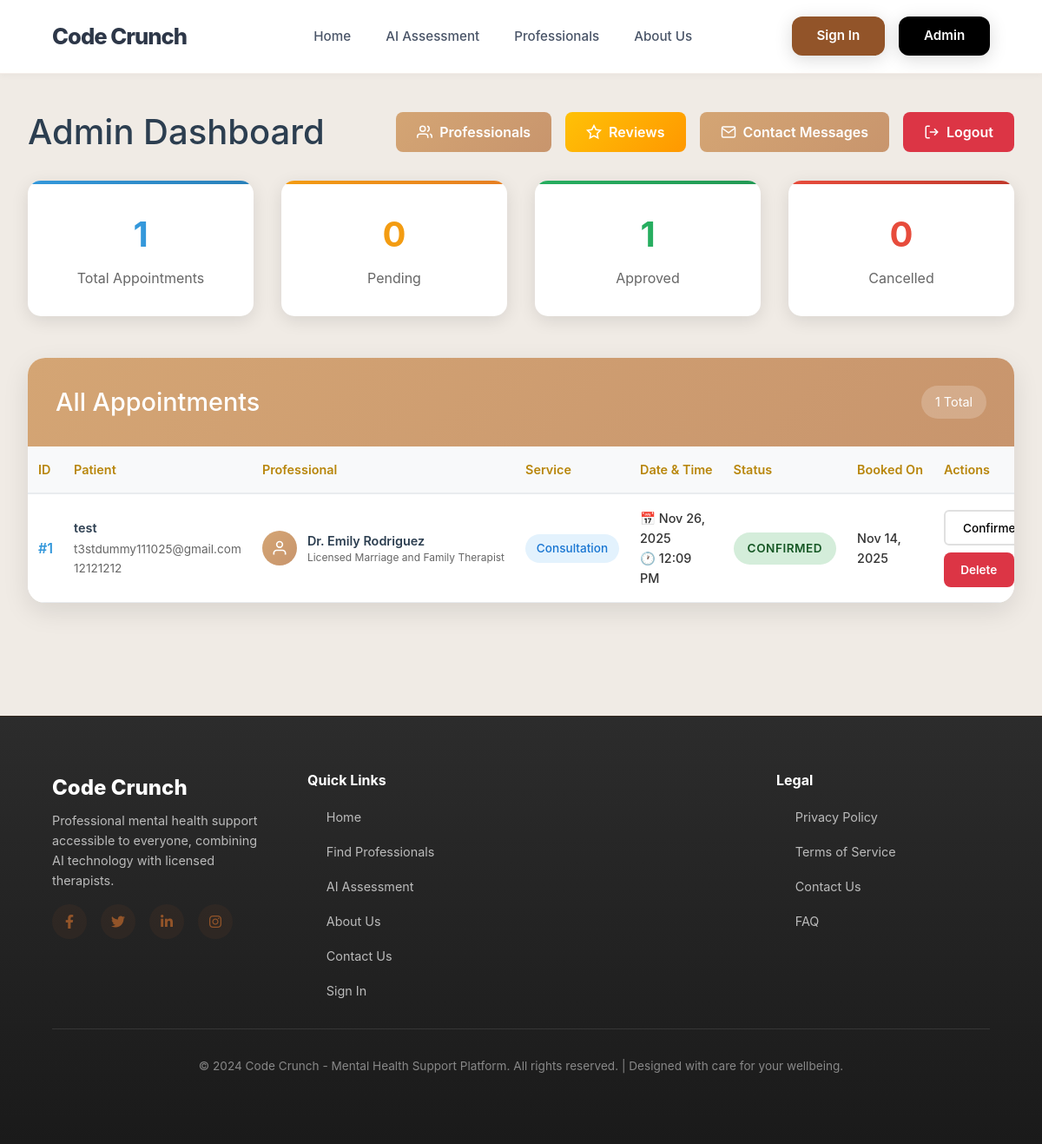
Before: /admin/dashboard (signed in) with the older database file.
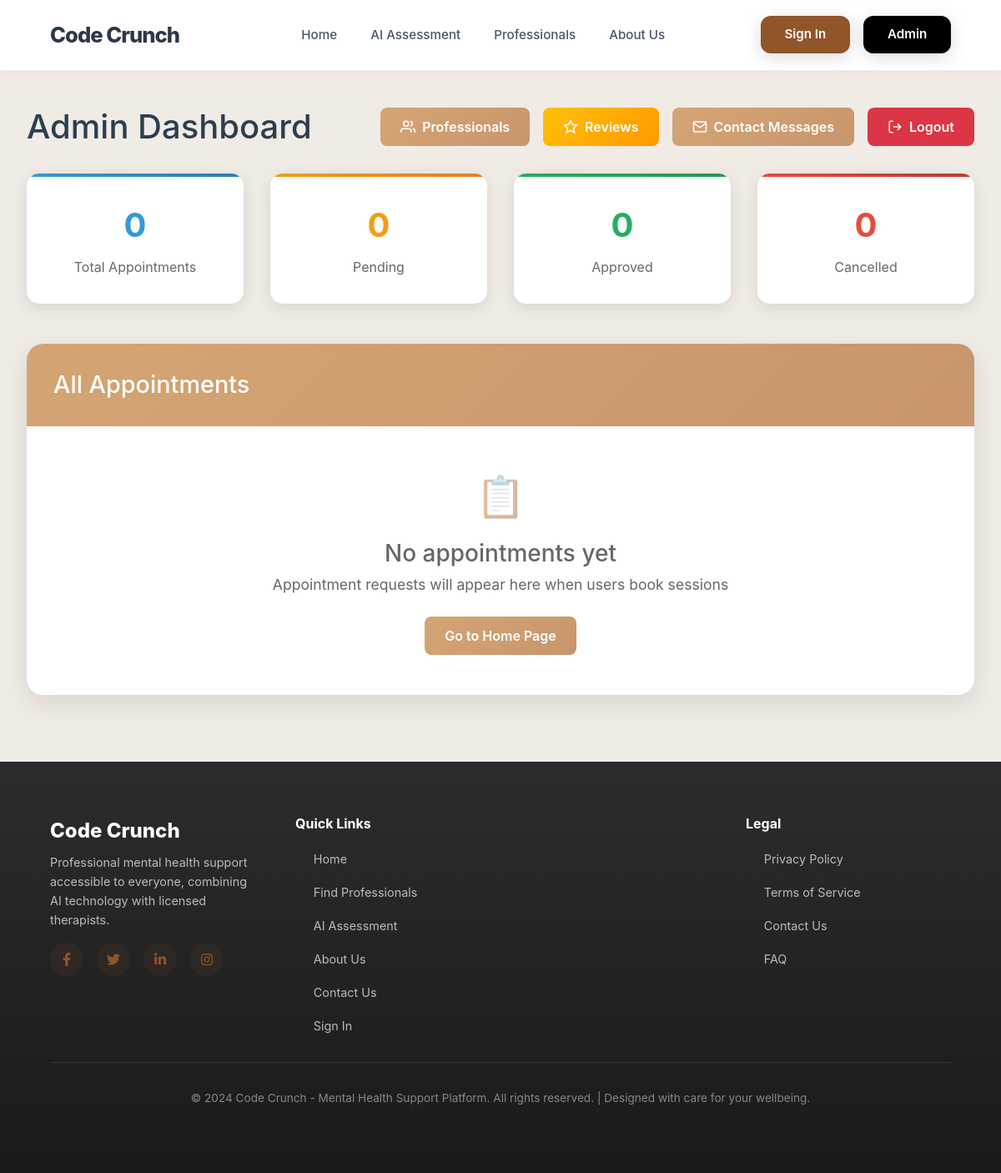
After: the same page with the newer database file.
### models.py (models this page shows, shortened)
class Appointment(db.Model):
    id = db.Column(db.Integer, primary_key=True)
    user_id = db.Column(db.Integer, db.ForeignKey('user.id'), nullable=True)
    user_name = db.Column(db.String(100), nullable=False)
    user_email = db.Column(db.String(120), nullable=False)
    user_phone = db.Column(db.String(20), nullable=False)
    professional_id = db.Column(db.Integer, db.ForeignKey('professional.id'), nullable=False)
    service = db.Column(db.String(100), nullable=False)
    date = db.Column(db.Date, nullable=False)
    time = db.Column(db.Time, nullable=False)
    duration = db.Column(db.Integer, default=60)  # in minutes
    message = db.Column(db.Text, nullable=True)
    status = db.Column(db.String(20), default='Pending')  # Pending, Confirmed, Completed, Cancelled
    payment_status = db.Column(db.String(20), default='Unpaid')  # Unpaid, Paid, Refunded
    amount = db.Column(db.Float, default=0.0)
    confirmation_sent = db.Column(db.Boolean, default=False)
    reminder_sent = db.Column(db.Boolean, default=False)
    created_at = db.Column(db.DateTime, default=datetime.utcnow)
    updated_at = db.Column(db.DateTime, default=datetime.utcnow, onupdate=datetime.utcnow)
    review = db.relationship('Review', backref='appointment', uselist=False, lazy=True)

class Professional(db.Model):
    id = db.Column(db.Integer, primary_key=True)
    name = db.Column(db.String(100), nullable=False)
    title = db.Column(db.String(100), nullable=False)
    specialization = db.Column(db.String(200), nullable=False)
    bio = db.Column(db.Text, nullable=False)
    experience_years = db.Column(db.Integer, nullable=False)
    education = db.Column(db.Text, nullable=False)
    languages = db.Column(db.String(200), nullable=False)
    image_url = db.Column(db.String(200), default='default-avatar.jpg')
    available_days = db.Column(db.String(200), nullable=False)
    consultation_fee = db.Column(db.Float, default=0.0)
    session_duration = db.Column(db.Integer, default=60)  # in minutes
    rating = db.Column(db.Float, default=5.0)
    total_reviews = db.Column(db.Integer, default=0)
    is_active = db.Column(db.Boolean, default=True)
    created_at = db.Column(db.DateTime, default=datetime.utcnow)
    appointments = db.relationship('Appointment', backref='professional', lazy=True)
    reviews = db.relationship('Review', backref='professional', lazy=True)
    time_slots = db.relationship('TimeSlot', backref='professional', lazy=True, cascade='all, delete-orphan')

### app.py (the view)
@app.route('/admin/dashboard')
def admin_dashboard():
    if not session.get('admin'):
        return redirect(url_for('admin_login'))
    appointments = Appointment.query.order_by(
        Appointment.date.asc(),
        Appointment.time.asc()
    ).all()
    return render_template('admin/admin_dashboard.html', appointments=appointments)

### templates/admin/admin_dashboard.html (shortened to what this page needs)
{% extends "layout.html" %}
{% block content %}
<div class="admin-page">
    <div class="container">
        <div class="dashboard-header">
            <div class="page-title">
                <h1>Admin Dashboard</h1>
            </div>
            <div class="header-actions">
                <a href="{{ url_for('admin_professionals') }}" class="btn btn-primary">
                    <svg viewBox="0 0 24 24" fill="none" stroke="currentColor" stroke-width="2">
                        <path d="M17 21v-2a4 4 0 0 0-4-4H5a4 4 0 0 0-4 4v2"></path>
                        <circle cx="9" cy="7" r="4"></circle>
                        <path d="M23 21v-2a4 4 0 0 0-3-3.87"></path>
                        <path d="M16 3.13a4 4 0 0 1 0 7.75"></path>
                    </svg>
                    Professionals
                </a>
                <a href="{{ url_for('admin_reviews') }}" class="btn btn-warning">
                    <svg viewBox="0 0 24 24" fill="none" stroke="currentColor" stroke-width="2">
                        <polygon points="12 2 15.09 8.26 22 9.27 17 14.14 18.18 21.02 12 17.77 5.82 21.02 7 14.14 2 9.27 8.91 8.26 12 2"></polygon>
                    </svg>
                    Reviews
                </a>
                <a href="{{ url_for('admin_contacts') }}" class="btn btn-primary">
                    <svg viewBox="0 0 24 24" fill="none" stroke="currentColor" stroke-width="2">
                        <path d="M4 4h16c1.1 0 2 .9 2 2v12c0 1.1-.9 2-2 2H4c-1.1 0-2-.9-2-2V6c0-1.1.9-2 2-2z"></path>
                        <polyline points="22,6 12,13 2,6"></polyline>
                    </svg>
                    Contact Messages
                </a>
                <a href="{{ url_for('admin_logout') }}" class="btn btn-danger">
                    <svg viewBox="0 0 24 24" fill="none" stroke="currentColor" stroke-width="2">
                        <path d="M9 21H5a2 2 0 0 1-2-2V5a2 2 0 0 1 2-2h4"></path>
                        <polyline points="16 17 21 12 16 7"></polyline>
                        <line x1="21" y1="12" x2="9" y2="12"></line>
                    </svg>
                    Logout
                </a>
            </div>
        </div>
        <div class="dashboard-stats">
            <div class="stat-card stat-total">
                <div class="stat-number">{{ appointments|length }}</div>
                <div class="stat-label">Total Appointments</div>
            </div>
            <div class="stat-card stat-pending">
                <div class="stat-number">{{ appointments|selectattr("status", "equalto", "Pending")|list|length }}</div>
                <div class="stat-label">Pending</div>
            </div>
            <div class="stat-card stat-approved">
                <div class="stat-number">
                    {{ (appointments|selectattr("status", "equalto", "Approved")|list|length) +
                       (appointments|selectattr("status", "equalto", "Confirmed")|list|length) }}
                </div>
                <div class="stat-label">Approved</div>
            </div>
            <div class="stat-card stat-cancelled">
                <div class="stat-number">{{ appointments|selectattr("status", "equalto", "Cancelled")|list|length }}</div>
                <div class="stat-label">Cancelled</div>
            </div>
        </div>
        <div class="appointments-section">
            <div class="section-header">
                <h2>All Appointments</h2>
                {% if appointments %}
                <div class="filter-badge">{{ appointments|length }} Total</div>
                {% endif %}
            </div>
            {% if not appointments %}
                <div class="empty-state">
                    <div class="empty-state-icon">📋</div>
                    <h3>No appointments yet</h3>
                    <p>Appointment requests will appear here when users book sessions</p>
                    <a href="{{ url_for('index') }}" class="btn btn-primary">Go to Home Page</a>
                </div>
            {% else %}
                <div class="table-container">
                    <table class="appointments-table">
                        <thead>
                            <tr>
                                <th>ID</th>
                                <th>Patient</th>
                                <th>Professional</th>
                                <th>Service</th>
                                <th>Date & Time</th>
                                <th>Status</th>
                                <th>Booked On</th>
                                <th>Actions</th>
                            </tr>
                        </thead>
                        <tbody>
                            {% for a in appointments %}
                                <tr>
                                    <td>
                                        <span class="appointment-id">#{{ a.id }}</span>
                                    </td>
                                    <td>
                                        <div class="patient-info">{{ a.user_name }}</div>
                                        <div class="contact-info">
                                            {{ a.user_email }}<br>
                                            {{ a.user_phone }}
                                        </div>
                                    </td>
                                    <td>
                                        <div class="professional-info">
                                            <div class="prof-avatar-mini">
                                                <svg viewBox="0 0 24 24" fill="none" stroke="currentColor" stroke-width="2">
                                                    <path d="M20 21v-2a4 4 0 0 0-4-4H8a4 4 0 0 0-4 4v2"></path>
                                                    <circle cx="12" cy="7" r="4"></circle>
                                                </svg>
                                            </div>
                                            <div class="prof-details-mini">
                                                <div class="prof-name-mini">{{ a.professional.name }}</div>
                                                <div class="prof-title-mini">{{ a.professional.title }}</div>
                                            </div>
                                        </div>
                                    </td>
                                    <td>
                                        <span class="service-type">{{ a.service }}</span>
                                    </td>
                                    <td>
                                        <div class="datetime-info">
                                            📅 {{ a.date.strftime('%b %d, %Y') }}<br>
                                            🕐 {{ a.time.strftime('%I:%M %p') }}
                                        </div>
                                    </td>
                                    <td>
                                        <span class="status-badge status-{{ a.status.lower() }}">
                                            {{ a.status }}
                                        </span>
                                    </td>
                                    <td>
                                        <div class="datetime-info">
                                            {{ a.created_at.strftime('%b %d, %Y') }}
                                        </div>
                                    </td>
                                    <td>
                                        <div class="action-group">
                                            <form method="post" action="{{ url_for('update_status', appt_id=a.id) }}" style="display:inline;">
                                                <select name="status" onchange="this.form.submit()" class="status-select">
                                                    {% for s in ['Pending','Approved','Confirmed','Cancelled','Completed'] %}
                                                        <option value="{{ s }}" {% if s==a.status %}selected{% endif %}>{{ s }}</option>
                                                    {% endfor %}
                                                </select>
                                            </form>
                                            <a href="{{ url_for('delete_appointment', appt_id=a.id) }}"
                                               class="btn-small btn-danger"
                                               onclick="return confirm('Are you sure you want to delete this appointment?')">
                                                Delete
                                            </a>
                                        </div>
                                    </td>
                                </tr>
                            {% endfor %}
                        </tbody>
                    </table>
                </div>
            {% endif %}
        </div>
    </div>
</div>
{% endblock %}

### templates/layout.html (shortened to what this page needs)
<!DOCTYPE html>
<html lang="en">
    <head>
        <link
            href="https://cdn.jsdelivr.net/npm/bootstrap@5.1.3/dist/css/bootstrap.min.css"
            rel="stylesheet"
        />
        <link
            href="https://cdnjs.cloudflare.com/ajax/libs/font-awesome/6.0.0/css/all.min.css"
            rel="stylesheet"
        />
    </head>
    <body>
        <nav class="modern-nav" id="navbar">
            <a href="{{ url_for('index') }}" class="nav-logo">Code Crunch</a>
            <ul class="nav-links" id="navLinks">
                <li>
                    <a
                        href="{{ url_for('index') }}"
                        class="{{ 'active' if request.endpoint == 'index' else '' }}"
                        >Home</a
                    >
                </li>
                <li>
                    <a
                        href="{{ url_for('ai_assessment') }}"
                        class="{{ 'active' if request.endpoint == 'ai_assessment' else '' }}"
                        >AI Assessment</a
                    >
                </li>
                <li>
                    <a
                        href="{{ url_for('professionals') }}"
                        class="{{ 'active' if request.endpoint == 'professionals' else '' }}"
                        >Professionals</a
                    >
                </li>
                <li>
                    <a
                        href="{{ url_for('about') }}"
                        class="{{ 'active' if request.endpoint == 'about' else '' }}"
                        >About Us</a
                    >
                </li>
            </ul>
            <div class="nav-buttons">
                {% if session.user_id %}
                    <div class="user-menu">
                        <span class="user-welcome">Welcome, {{ session.user_name }}</span>
                        <a href="{{ url_for('logout') }}" class="logout-btn">Logout</a>
                    </div>
                {% else %}
                    <div class="user-menu">
                        <a href="{{ url_for('login') }}" class="sign-in-btn" style="background-color: #925429;"">Sign In</a>
                    </div>
                {% endif %}
                <a href="{{ url_for('admin_login') }}" class="sign-in-btn" style="background-color: #000000;">Admin</a>
            </div>
        </nav>
        <main>{% block content %}{% endblock %}</main>
        <footer class="modern-footer">
            <div class="footer-content">
                <div class="footer-section">
                    <div class="footer-logo">Code Crunch</div>
                    <p>Professional mental health support accessible to everyone, combining AI technology with licensed therapists.</p>
                    <div class="footer-socials">
                        <a href="#"><i class="fab fa-facebook-f"></i></a>
                        <a href="#"><i class="fab fa-twitter"></i></a>
                        <a href="#"><i class="fab fa-linkedin-in"></i></a>
                        <a href="#"><i class="fab fa-instagram"></i></a>
                    </div>
                </div>
                <div class="footer-section">
                    <h4>Quick Links</h4>
                    <ul class="footer-links">
                        <li><a href="{{ url_for('index') }}">Home</a></li>
                        <li><a href="{{ url_for('professionals') }}">Find Professionals</a></li>
                        <li><a href="{{ url_for('ai_assessment') }}">AI Assessment</a></li>
                        <li><a href="{{ url_for('about') }}">About Us</a></li>
                        <li><a href="{{ url_for('contact') }}">Contact Us</a></li>
                        {% if session.user_id %}
                        <li><a href="{{ url_for('user_dashboard') }}">My Dashboard</a></li>
                        {% else %}
                        <li><a href="{{ url_for('login') }}">Sign In</a></li>
                        {% endif %}
                    </ul>
                </div>
                <div class="footer-section">
                    <h4>Legal</h4>
                    <ul class="footer-links">
                        <li><a href="#">Privacy Policy</a></li>
                        <li><a href="#">Terms of Service</a></li>
                        <li><a href="#">Contact Us</a></li>
                        <li><a href="#">FAQ</a></li>
                    </ul>
                </div>
            </div>
            <div class="footer-bottom">
                <p>&copy; 2024 Code Crunch - Mental Health Support Platform. All rights reserved. | Designed with care for your wellbeing.</p>
            </div>
        </footer>
    </body>
</html>

Changed rows visible on the page:
removed Appointment: id "1", user_name "test", user_email "t3stdummy111025@gmail.com", user_phone "12121212", professional.name "Dr. Emily Rodriguez", professional "Licensed Marriage and Family Therapist", service "Consultation", date "Nov 26, 2025", time "12:09 PM", status "CONFIRMED", created_at "Nov 14, 2025", status "Confirmed"
Other visible differences:
{{ appointments|length }}: "1" → "0"
{{ appointments|length }}: "1" → (not shown)
text no longer shown: "1 Total ID Patient Professional Service Date & Time Status Booked On Actions"
text now shown: "0 📋 No appointments yet Appointment requests will appear here when users book sessions Go to Home Page"
